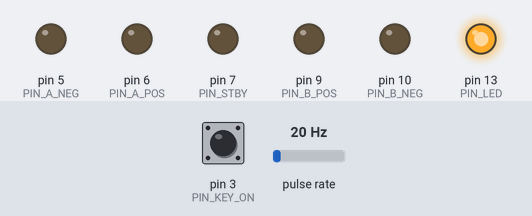
Bench run of a sketch on a simulated Arduino Uno, built with avr-gcc and run on an emulated ATmega328P. Shown: output pins drawn as LEDs (lit = HIGH). Wiring (inferred from the names in the program): pulse sensor: data pin 2. The inputs (shaded band) are chosen by the test bench; at power-on: pin 3 (PIN_KEY_ON) LOW, pulse rate 20 Hz.

Above: at 1.2 s.
1.3 s: pin 3 (PIN_KEY_ON) pulled HIGH for 0.15 s
At 2.5 s:
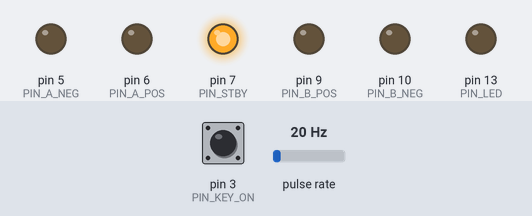
Timing chart, 0 to 2.8 s (numbered marks = the images above; inputs shaded):
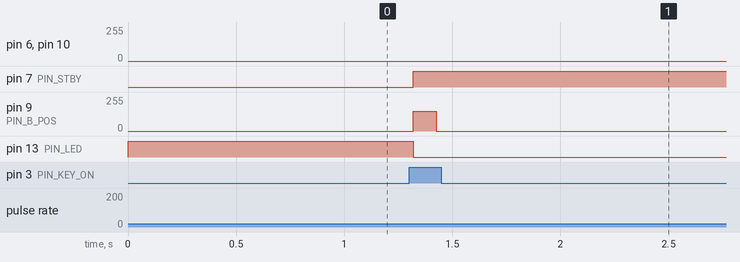

Measured:
- after the input at 1.3 s, pin 7 (PIN_STBY): LOW → HIGH at once; pin 9 (PIN_B_POS): 0/255 → 150/255 at once, → 0/255 0.11 s later; pin 13 (PIN_LED): HIGH → LOW at once

The sketch:

speed_v3_0.ino
```cpp
#include <Arduino.h>
#include <math.h>

float constrainFloat(float value,float minValue,float maxValue);
float minFloat(float a,float b);
float absFloat(float value);
bool readKeyOnRaw(); bool updateAndReadKeyOn(); bool isKeyOnConfirmedAtStartup();
void startGaugeFromDriverOff(); void beginKeyOffReturn(); void resumeRunningDuringKeyOffReturn();
void runV1UpperControl(); void updateRawSpeedValueFromPulseInterval(); void updateDisplayFilter(); void clearMovingAverageFilter(); void updateTargetStepFromDisplay(); void updateVirtualNeedleControl(unsigned long nowMicros); void commandMotorPosition(float logicalStep);
void forceZeroToStop(); void openingDemo(); void resetDisplayState(); void resetDisplayStateAtPosition(float logicalPosition); void onSpeedPulse();

/*
  Honda Beat Speedometer v3.0
  ホンダビート スピードメーター v3.0

  Public v3.0 basis / 公開版v3.0のベース:
    Private v3.0 release candidate, validated in the vehicle.

  Main changes from maintained v2.1 tuned / v2.1 Tunedからの主変更:
    Display filter        3:1 IIR @ 50 ms -> 4-pulse moving average per pulse
    Control interval      50 ms (retained)
    TARGET UP/DOWN        45/60 -> 1600/1600 logical step/s
    VIRTUAL VEL UP/DOWN   500/500 -> 425/160 logical step/s
    VIRTUAL ACC UP/DOWN   6000/6000 -> 2600/1500 logical step/s^2
    STOP BAND             3 -> 0 logical step
    MOTOR MAX SPEED       900 motor-position step/s (retained)
    MOTOR ACCEL           8000 motor-position step/s^2 (retained)

  Notes / 注記:
    - The 4-pulse moving average is updated when each valid speed pulse interval
      is consumed, not only at the 50 ms control tick.
    - The latest moving-average result is sampled into rawTarget at each 50 ms
      control update.
    - TARGET 1600/1600 keeps the TARGET layer effectively non-dominant.
    - Virtual values are aligned with tachometer v3.0 based on raw-log
      simulation and real-vehicle validation.
    - STOP BAND processing remains in code but is disabled with value 0.
    - Missing-pulse correction is intentionally NOT included.
*/

const int MOTOR_STEPS=240*3;
const uint8_t PIN_SPEED_INPUT=2,PIN_KEY_ON=3,PIN_LED=13;
const uint8_t PIN_A_NEG=5,PIN_A_POS=6,PIN_STBY=7,PIN_B_POS=9,PIN_B_NEG=10;
const uint8_t KEY_ON_ACTIVE_LEVEL=HIGH;
const int8_t SCALE_DIRECTION=-1;
const long SPEED_STEP_NUMERATOR=7480000L;
const int SPEED_STEP_OFFSET=36;
const byte DISPLAY_MOVING_AVERAGE_SAMPLES=4;
const unsigned long CONTROL_UPDATE_INTERVAL_US=50000UL;

const float VIRTUAL_MAX_VEL_UP_STEP_PER_SEC=425.0f;
const float VIRTUAL_MAX_VEL_DOWN_STEP_PER_SEC=160.0f;
const float VIRTUAL_ACCEL_UP_STEP_PER_SEC2=2600.0f;
const float VIRTUAL_ACCEL_DOWN_STEP_PER_SEC2=1500.0f;
const float VIRTUAL_STOP_BAND_STEP=0.0f;
const float TARGET_STEP_MAX_UP_PER_SEC=1600.0f;
const float TARGET_STEP_MAX_DOWN_PER_SEC=1600.0f;

const unsigned long SPEED_PULSE_TIMEOUT_US=500000UL,MIN_VALID_INTERVAL_US=1000UL;
const bool ENABLE_OPENING_DEMO=true,FORCE_ZERO_AFTER_OPENING=true;
const int STARTUP_KEY_CHECK_COUNT=5;
const unsigned int STARTUP_KEY_CHECK_INTERVAL_MS=20,STARTUP_KEY_SETTLE_DELAY_MS=100,OPENING_HOLD_MS=200;
const int32_t MOTOR_POSITION_RATIO_NUMERATOR=32,MOTOR_POSITION_RATIO_DENOMINATOR=3;
const int32_t MOTOR_MAX_MICROSTEPS=((int32_t)MOTOR_STEPS*MOTOR_POSITION_RATIO_NUMERATOR)/MOTOR_POSITION_RATIO_DENOMINATOR;

int32_t logicalStepToMotorPosition(float logicalStep){ logicalStep=constrainFloat(logicalStep,0.0f,(float)MOTOR_STEPS); return lroundf(logicalStep*(float)MOTOR_POSITION_RATIO_NUMERATOR/(float)MOTOR_POSITION_RATIO_DENOMINATOR); }
float motorPositionToLogicalStep(int32_t motorPosition){ motorPosition=constrain(motorPosition,(int32_t)0,MOTOR_MAX_MICROSTEPS); return (float)motorPosition*(float)MOTOR_POSITION_RATIO_DENOMINATOR/(float)MOTOR_POSITION_RATIO_NUMERATOR; }

const uint8_t RUN_PWM_MAX=255,HOLD_PWM_MAX=150,ZERO_PWM_MAX=200;
const float MOTOR_MAX_SPEED_MICROSTEP_PER_SEC=900.0f;
const float MOTOR_ACCEL_MICROSTEP_PER_SEC2=8000.0f;
const float BLOCKING_MAX_SPEED_MICROSTEP_PER_SEC=11200.0f;
const float BLOCKING_ACCEL_MICROSTEP_PER_SEC2=40000.0f;
const float MOTOR_MAX_UPDATE_DT_SEC=0.020f;
const uint8_t MOTOR_MAX_EMITTED_STEPS_PER_UPDATE=32;
const int32_t ZERO_TRAVEL_MARGIN_MICROSTEPS=768,ZERO_TRAVEL_MICROSTEPS=MOTOR_MAX_MICROSTEPS+ZERO_TRAVEL_MARGIN_MICROSTEPS;
const uint16_t ZERO_STEP_INTERVAL_US=225;
const uint8_t PHASE_COUNT=64;
const int32_t ZERO_TRAVEL_MICROSTEPS_ALIGNED=((ZERO_TRAVEL_MICROSTEPS+(int32_t)PHASE_COUNT-1L)/(int32_t)PHASE_COUNT)*(int32_t)PHASE_COUNT;
const unsigned long KEYOFF_ZERO_HOLD_MS=200UL;

struct PhaseValue{int16_t phaseA;int16_t phaseB;};
const PhaseValue PHASE_TABLE[PHASE_COUNT]={
{0,255},{25,254},{50,250},{74,244},{98,236},{120,225},{142,212},{162,197},{181,181},{197,162},{212,142},{225,120},{236,98},{244,74},{250,50},{254,25},
{255,0},{254,-25},{250,-50},{244,-74},{236,-98},{225,-120},{212,-142},{197,-162},{181,-181},{162,-197},{142,-212},{120,-225},{98,-236},{74,-244},{50,-250},{25,-254},
{0,-255},{-25,-254},{-50,-250},{-74,-244},{-98,-236},{-120,-225},{-142,-212},{-162,-197},{-181,-181},{-197,-162},{-212,-142},{-225,-120},{-236,-98},{-244,-74},{-250,-50},{-254,-25},
{-255,0},{-254,25},{-250,50},{-244,74},{-236,98},{-225,120},{-212,142},{-197,162},{-181,181},{-162,197},{-142,212},{-120,225},{-98,236},{-74,244},{-50,250},{-25,254}};

class X27SixteenthStep{
public:
 void begin(){ pinMode(PIN_A_NEG,OUTPUT);pinMode(PIN_A_POS,OUTPUT);pinMode(PIN_STBY,OUTPUT);pinMode(PIN_B_POS,OUTPUT);pinMode(PIN_B_NEG,OUTPUT);digitalWrite(PIN_STBY,LOW);analogWrite(PIN_A_NEG,0);analogWrite(PIN_A_POS,0);analogWrite(PIN_B_POS,0);analogWrite(PIN_B_NEG,0);configureTimer1Pwm();currentPosition_=targetPosition_=0;currentPhase_=0;motorVelocity_=stepAccumulator_=0.0f;lastMotionUpdateUs_=micros();enabled_=wasMoving_=false;}
 void setPosition(int32_t position){targetPosition_=constrain(position,(int32_t)0,MOTOR_MAX_MICROSTEPS);}
 void update(){updateMotion(MOTOR_MAX_SPEED_MICROSTEP_PER_SEC,MOTOR_ACCEL_MICROSTEP_PER_SEC2);}
 void updateBlocking(){if(!enabled_)enable();while(!isAtTarget()){updateMotion(BLOCKING_MAX_SPEED_MICROSTEP_PER_SEC,BLOCKING_ACCEL_MICROSTEP_PER_SEC2);delayMicroseconds(50);}motorVelocity_=stepAccumulator_=0.0f;applyPhase(currentPhase_,HOLD_PWM_MAX);}
 void zero(){if(!enabled_)enable();motorVelocity_=stepAccumulator_=0.0f;wasMoving_=false;for(int32_t i=0;i<ZERO_TRAVEL_MICROSTEPS_ALIGNED;i++){emitLogicalMicrostep(-1,ZERO_PWM_MAX);delayMicroseconds(ZERO_STEP_INTERVAL_US);}currentPosition_=targetPosition_=0;motorVelocity_=stepAccumulator_=0.0f;lastMotionUpdateUs_=micros();wasMoving_=false;applyPhase(currentPhase_,HOLD_PWM_MAX);}
 void enable(){if(enabled_)return;digitalWrite(PIN_STBY,HIGH);enabled_=true;lastMotionUpdateUs_=micros();applyPhase(currentPhase_,HOLD_PWM_MAX);}
 void disable(){analogWrite(PIN_A_NEG,0);analogWrite(PIN_A_POS,0);analogWrite(PIN_B_POS,0);analogWrite(PIN_B_NEG,0);digitalWrite(PIN_STBY,LOW);motorVelocity_=stepAccumulator_=0.0f;enabled_=wasMoving_=false;}
 bool isEnabled()const{return enabled_;} bool isAtTarget()const{return currentPosition_==targetPosition_&&fabsf(motorVelocity_)<0.5f;} int32_t getCurrentPosition()const{return currentPosition_;} int32_t getTargetPosition()const{return targetPosition_;}
 void stopMotion(){motorVelocity_=stepAccumulator_=0.0f;lastMotionUpdateUs_=micros();wasMoving_=false;if(enabled_)applyPhase(currentPhase_,HOLD_PWM_MAX);} void holdCurrentPosition(){targetPosition_=currentPosition_;stopMotion();}
private:
 int32_t currentPosition_=0,targetPosition_=0; int8_t currentPhase_=0; float motorVelocity_=0.0f,stepAccumulator_=0.0f; uint32_t lastMotionUpdateUs_=0; bool enabled_=false,wasMoving_=false;
 void configureTimer1Pwm(){TCCR1A=_BV(WGM10);TCCR1B=_BV(WGM12)|_BV(CS11)|_BV(CS10);}
 void updateMotion(float maximumSpeed,float acceleration){if(!enabled_)return;const uint32_t nowUs=micros();float dtSec=(float)(uint32_t)(nowUs-lastMotionUpdateUs_)/1000000.0f;lastMotionUpdateUs_=nowUs;if(dtSec<=0.0f)return;if(dtSec>MOTOR_MAX_UPDATE_DT_SEC)dtSec=MOTOR_MAX_UPDATE_DT_SEC;const int32_t error=targetPosition_-currentPosition_;if(error==0&&fabsf(motorVelocity_)<0.5f){motorVelocity_=stepAccumulator_=0.0f;if(wasMoving_){applyPhase(currentPhase_,HOLD_PWM_MAX);wasMoving_=false;}return;}const int8_t desiredDirection=error>0?1:error<0?-1:0;const int8_t velocityDirection=motorVelocity_>0.0f?1:motorVelocity_<0.0f?-1:0;if(desiredDirection!=0&&velocityDirection!=0&&desiredDirection!=velocityDirection){motorVelocity_=stepAccumulator_=0.0f;}const float speedAbs=fabsf(motorVelocity_);const float stoppingDistance=(speedAbs*speedAbs)/(2.0f*acceleration);float accelerationCommand=0.0f;if(desiredDirection==0)accelerationCommand=-(float)velocityDirection*acceleration;else if(velocityDirection!=0&&velocityDirection!=desiredDirection)accelerationCommand=(float)desiredDirection*acceleration;else if((float)labs(error)<=stoppingDistance+1.0f)accelerationCommand=-(float)velocityDirection*acceleration;else accelerationCommand=(float)desiredDirection*acceleration;motorVelocity_+=accelerationCommand*dtSec;motorVelocity_=constrainFloat(motorVelocity_,-maximumSpeed,maximumSpeed);if(velocityDirection>0&&motorVelocity_<0.0f&&desiredDirection>=0)motorVelocity_=0.0f;if(velocityDirection<0&&motorVelocity_>0.0f&&desiredDirection<=0)motorVelocity_=0.0f;stepAccumulator_+=motorVelocity_*dtSec;uint8_t emittedSteps=0;while(fabsf(stepAccumulator_)>=1.0f&&emittedSteps<MOTOR_MAX_EMITTED_STEPS_PER_UPDATE){const int8_t stepDirection=stepAccumulator_>0.0f?1:-1;emitLogicalMicrostep(stepDirection,RUN_PWM_MAX);currentPosition_+=stepDirection;stepAccumulator_-=(float)stepDirection;wasMoving_=true;emittedSteps++;if(currentPosition_==targetPosition_){motorVelocity_=stepAccumulator_=0.0f;break;}}if(currentPosition_==targetPosition_&&labs(error)<=1){motorVelocity_=stepAccumulator_=0.0f;}}
 void drivePhasePair(uint8_t positivePin,uint8_t negativePin,int16_t command,uint8_t pwmMaximum){const uint8_t pwmValue=(uint8_t)(((long)abs(command)*(long)pwmMaximum)/255L);if(command>0){analogWrite(positivePin,pwmValue);analogWrite(negativePin,0);}else if(command<0){analogWrite(positivePin,0);analogWrite(negativePin,pwmValue);}else{analogWrite(positivePin,0);analogWrite(negativePin,0);}}
 void applyPhase(int8_t phaseIndex,uint8_t pwmMaximum){phaseIndex%=(int8_t)PHASE_COUNT;if(phaseIndex<0)phaseIndex+=(int8_t)PHASE_COUNT;const PhaseValue &phase=PHASE_TABLE[phaseIndex];drivePhasePair(PIN_A_POS,PIN_A_NEG,phase.phaseA,pwmMaximum);drivePhasePair(PIN_B_POS,PIN_B_NEG,phase.phaseB,pwmMaximum);}
 void emitLogicalMicrostep(int8_t logicalDirection,uint8_t pwmMaximum){currentPhase_+=logicalDirection*SCALE_DIRECTION;if(currentPhase_>=(int8_t)PHASE_COUNT)currentPhase_=0;else if(currentPhase_<0)currentPhase_=(int8_t)PHASE_COUNT-1;applyPhase(currentPhase_,pwmMaximum);} };

X27SixteenthStep speedMotor;
volatile unsigned long lastPulseMicros=0,lastPulseSeenMicros=0,latestPulseIntervalMicros=0,latestRawPulseIntervalMicros=0;volatile bool pulseIntervalUpdated=false;volatile unsigned long speedPulseCountTotal=0,speedPulseCountValid=0,speedPulseCountRejectedShort=0;
unsigned long rawSpeedValue=0;
float filteredDisplayValue=0.0f;
unsigned long displayMovingAverageBuffer[DISPLAY_MOVING_AVERAGE_SAMPLES]={0UL,0UL,0UL,0UL};
unsigned long displayMovingAverageSum=0UL;
byte displayMovingAverageIndex=0;
byte displayMovingAverageCount=0;
float rawTargetStepFromDisplay=0.0f,stabilizedTargetStep=0.0f,targetStepFromDisplay=0.0f;
bool targetSlewInitialized=false;
float virtualNeedleStep=0.0f,virtualNeedleVelocity=0.0f;
int32_t lastCommandedMotorPosition=-1;
unsigned long lastControlUpdateMicros=0;
bool speedTimeoutZeroActive=false;
enum class GaugeState:uint8_t{DriverOff,Running,ReturningToZero,HoldingAtZero};GaugeState gaugeState=GaugeState::DriverOff;unsigned long zeroHoldStartMs=0;const unsigned long KEY_DEBOUNCE_MS=20UL;bool keyRawState=false,keyStableState=false;unsigned long keyLastChangeMs=0;

void setup(){pinMode(PIN_KEY_ON,INPUT);pinMode(PIN_SPEED_INPUT,INPUT);pinMode(PIN_LED,OUTPUT);digitalWrite(PIN_LED,HIGH);speedMotor.begin();keyRawState=readKeyOnRaw();keyStableState=keyRawState;keyLastChangeMs=millis();if(isKeyOnConfirmedAtStartup())startGaugeFromDriverOff();attachInterrupt(digitalPinToInterrupt(PIN_SPEED_INPUT),onSpeedPulse,RISING);}
void loop(){speedMotor.update();const bool keyOn=updateAndReadKeyOn();switch(gaugeState){case GaugeState::DriverOff:if(keyOn)startGaugeFromDriverOff();return;case GaugeState::Running:if(!keyOn){beginKeyOffReturn();return;}runV1UpperControl();return;case GaugeState::ReturningToZero:if(keyOn){resumeRunningDuringKeyOffReturn();return;}if(speedMotor.isAtTarget()){zeroHoldStartMs=millis();gaugeState=GaugeState::HoldingAtZero;}return;case GaugeState::HoldingAtZero:if(keyOn){resumeRunningDuringKeyOffReturn();return;}if((unsigned long)(millis()-zeroHoldStartMs)>=KEYOFF_ZERO_HOLD_MS){speedMotor.disable();digitalWrite(PIN_LED,HIGH);gaugeState=GaugeState::DriverOff;}return;}}
bool readKeyOnRaw(){return digitalRead(PIN_KEY_ON)==KEY_ON_ACTIVE_LEVEL;}bool updateAndReadKeyOn(){const bool raw=readKeyOnRaw();const unsigned long nowMs=millis();if(raw!=keyRawState){keyRawState=raw;keyLastChangeMs=nowMs;}if((unsigned long)(nowMs-keyLastChangeMs)>=KEY_DEBOUNCE_MS)keyStableState=keyRawState;return keyStableState;}bool isKeyOnConfirmedAtStartup(){for(int i=0;i<STARTUP_KEY_CHECK_COUNT;i++){if(!readKeyOnRaw())return false;delay(STARTUP_KEY_CHECK_INTERVAL_MS);}return true;}
void startGaugeFromDriverOff(){speedMotor.enable();digitalWrite(PIN_LED,LOW);delay(STARTUP_KEY_SETTLE_DELAY_MS);forceZeroToStop();resetDisplayState();if(ENABLE_OPENING_DEMO)openingDemo();if(FORCE_ZERO_AFTER_OPENING)forceZeroToStop();resetDisplayState();gaugeState=GaugeState::Running;}void beginKeyOffReturn(){const float currentLogicalPosition=motorPositionToLogicalStep(speedMotor.getCurrentPosition());resetDisplayStateAtPosition(currentLogicalPosition);speedMotor.stopMotion();commandMotorPosition(0.0f);digitalWrite(PIN_LED,HIGH);gaugeState=GaugeState::ReturningToZero;}void resumeRunningDuringKeyOffReturn(){speedMotor.holdCurrentPosition();const float currentLogicalPosition=motorPositionToLogicalStep(speedMotor.getCurrentPosition());resetDisplayStateAtPosition(currentLogicalPosition);digitalWrite(PIN_LED,LOW);gaugeState=GaugeState::Running;}
void runV1UpperControl(){updateRawSpeedValueFromPulseInterval();const unsigned long nowMicros=micros();if((unsigned long)(nowMicros-lastControlUpdateMicros)>=CONTROL_UPDATE_INTERVAL_US){updateTargetStepFromDisplay();updateVirtualNeedleControl(nowMicros);lastControlUpdateMicros=nowMicros;}}
void updateRawSpeedValueFromPulseInterval(){const unsigned long nowMicros=micros();unsigned long intervalCopy=0,lastSeenCopy=0;bool hasUpdatedInterval=false;noInterrupts();intervalCopy=latestPulseIntervalMicros;lastSeenCopy=lastPulseSeenMicros;hasUpdatedInterval=pulseIntervalUpdated;pulseIntervalUpdated=false;interrupts();unsigned long ageMicros=0;if(lastSeenCopy==0)ageMicros=0;else if(nowMicros>=lastSeenCopy)ageMicros=nowMicros-lastSeenCopy;else ageMicros=0;const bool timeoutNow=(lastSeenCopy==0||ageMicros>SPEED_PULSE_TIMEOUT_US);if(timeoutNow){rawSpeedValue=0;filteredDisplayValue=0.0f;clearMovingAverageFilter();speedTimeoutZeroActive=true;return;}if(hasUpdatedInterval&&intervalCopy>=MIN_VALID_INTERVAL_US){const unsigned long value=SPEED_STEP_NUMERATOR/intervalCopy;rawSpeedValue=constrain(value,0UL,(unsigned long)(MOTOR_STEPS+SPEED_STEP_OFFSET));speedTimeoutZeroActive=false;updateDisplayFilter();}}
void clearMovingAverageFilter(){for(byte i=0;i<DISPLAY_MOVING_AVERAGE_SAMPLES;i++)displayMovingAverageBuffer[i]=0UL;displayMovingAverageSum=0UL;displayMovingAverageIndex=0;displayMovingAverageCount=0;}
void updateDisplayFilter(){if(displayMovingAverageCount<DISPLAY_MOVING_AVERAGE_SAMPLES){displayMovingAverageBuffer[displayMovingAverageIndex]=rawSpeedValue;displayMovingAverageSum+=rawSpeedValue;displayMovingAverageCount++;displayMovingAverageIndex++;if(displayMovingAverageIndex>=DISPLAY_MOVING_AVERAGE_SAMPLES)displayMovingAverageIndex=0;filteredDisplayValue=(float)displayMovingAverageSum/(float)displayMovingAverageCount;return;}displayMovingAverageSum-=displayMovingAverageBuffer[displayMovingAverageIndex];displayMovingAverageBuffer[displayMovingAverageIndex]=rawSpeedValue;displayMovingAverageSum+=rawSpeedValue;displayMovingAverageIndex++;if(displayMovingAverageIndex>=DISPLAY_MOVING_AVERAGE_SAMPLES)displayMovingAverageIndex=0;filteredDisplayValue=(float)displayMovingAverageSum/(float)DISPLAY_MOVING_AVERAGE_SAMPLES;}
void updateTargetStepFromDisplay(){const float calcStep=filteredDisplayValue-(float)SPEED_STEP_OFFSET;rawTargetStepFromDisplay=constrainFloat(calcStep,0.0f,(float)MOTOR_STEPS);if(!targetSlewInitialized){stabilizedTargetStep=rawTargetStepFromDisplay;targetSlewInitialized=true;}else{const float dtSec=CONTROL_UPDATE_INTERVAL_US/1000000.0f;const float diff=rawTargetStepFromDisplay-stabilizedTargetStep;if(diff>0.0f){const float maxUp=TARGET_STEP_MAX_UP_PER_SEC*dtSec;stabilizedTargetStep+=minFloat(diff,maxUp);}else if(diff<0.0f){const float maxDown=TARGET_STEP_MAX_DOWN_PER_SEC*dtSec;stabilizedTargetStep-=minFloat(-diff,maxDown);}}stabilizedTargetStep=constrainFloat(stabilizedTargetStep,0.0f,(float)MOTOR_STEPS);targetStepFromDisplay=stabilizedTargetStep;}
void updateVirtualNeedleControl(unsigned long nowMicros){float dtSec=(nowMicros-lastControlUpdateMicros)/1000000.0f;if(dtSec<=0.0f||dtSec>0.5f)dtSec=CONTROL_UPDATE_INTERVAL_US/1000000.0f;const float diff=targetStepFromDisplay-virtualNeedleStep;if(absFloat(diff)<=VIRTUAL_STOP_BAND_STEP&&absFloat(virtualNeedleVelocity)<1.0f){virtualNeedleStep=targetStepFromDisplay;virtualNeedleVelocity=0.0f;commandMotorPosition(virtualNeedleStep);return;}float desiredVelocity=diff/dtSec;desiredVelocity=constrainFloat(desiredVelocity,-VIRTUAL_MAX_VEL_DOWN_STEP_PER_SEC,VIRTUAL_MAX_VEL_UP_STEP_PER_SEC);float maxVelocityChange;if(desiredVelocity>virtualNeedleVelocity){maxVelocityChange=VIRTUAL_ACCEL_UP_STEP_PER_SEC2*dtSec;virtualNeedleVelocity+=minFloat(maxVelocityChange,desiredVelocity-virtualNeedleVelocity);}else{maxVelocityChange=VIRTUAL_ACCEL_DOWN_STEP_PER_SEC2*dtSec;virtualNeedleVelocity-=minFloat(maxVelocityChange,virtualNeedleVelocity-desiredVelocity);}float nextStep=virtualNeedleStep+virtualNeedleVelocity*dtSec;if((diff>0.0f&&nextStep>targetStepFromDisplay)||(diff<0.0f&&nextStep<targetStepFromDisplay)){nextStep=targetStepFromDisplay;virtualNeedleVelocity=0.0f;}virtualNeedleStep=constrainFloat(nextStep,0.0f,(float)MOTOR_STEPS);commandMotorPosition(virtualNeedleStep);}
void commandMotorPosition(float logicalStep){const int32_t motorPosition=logicalStepToMotorPosition(logicalStep);if(motorPosition!=lastCommandedMotorPosition){speedMotor.setPosition(motorPosition);lastCommandedMotorPosition=motorPosition;}}
void forceZeroToStop(){speedMotor.zero();speedMotor.setPosition(0);lastCommandedMotorPosition=0;}void openingDemo(){commandMotorPosition((float)MOTOR_STEPS);speedMotor.updateBlocking();delay(OPENING_HOLD_MS);commandMotorPosition(0.0f);speedMotor.updateBlocking();delay(OPENING_HOLD_MS);}void resetDisplayState(){rawSpeedValue=0;filteredDisplayValue=0.0f;clearMovingAverageFilter();rawTargetStepFromDisplay=0.0f;stabilizedTargetStep=0.0f;targetStepFromDisplay=0.0f;targetSlewInitialized=false;virtualNeedleStep=0.0f;virtualNeedleVelocity=0.0f;lastCommandedMotorPosition=0;lastControlUpdateMicros=micros();speedTimeoutZeroActive=false;noInterrupts();lastPulseMicros=0;lastPulseSeenMicros=0;latestPulseIntervalMicros=0;latestRawPulseIntervalMicros=0;pulseIntervalUpdated=false;interrupts();}
void resetDisplayStateAtPosition(float logicalPosition){logicalPosition=constrainFloat(logicalPosition,0.0f,(float)MOTOR_STEPS);rawSpeedValue=0;filteredDisplayValue=0.0f;clearMovingAverageFilter();rawTargetStepFromDisplay=logicalPosition;stabilizedTargetStep=logicalPosition;targetStepFromDisplay=logicalPosition;targetSlewInitialized=true;virtualNeedleStep=logicalPosition;virtualNeedleVelocity=0.0f;lastCommandedMotorPosition=logicalStepToMotorPosition(logicalPosition);lastControlUpdateMicros=micros();speedTimeoutZeroActive=false;noInterrupts();lastPulseMicros=0;lastPulseSeenMicros=0;latestPulseIntervalMicros=0;latestRawPulseIntervalMicros=0;pulseIntervalUpdated=false;interrupts();}
void onSpeedPulse(){const unsigned long nowMicros=micros();speedPulseCountTotal++;if(lastPulseMicros!=0){const unsigned long interval=nowMicros-lastPulseMicros;latestRawPulseIntervalMicros=interval;if(interval>=MIN_VALID_INTERVAL_US){latestPulseIntervalMicros=interval;pulseIntervalUpdated=true;speedPulseCountValid++;}else speedPulseCountRejectedShort++;}lastPulseMicros=nowMicros;lastPulseSeenMicros=nowMicros;}
float constrainFloat(float value,float minValue,float maxValue){if(value<minValue)return minValue;if(value>maxValue)return maxValue;return value;}float minFloat(float a,float b){return a<b?a:b;}float absFloat(float value){return value<0.0f?-value:value;}
```
